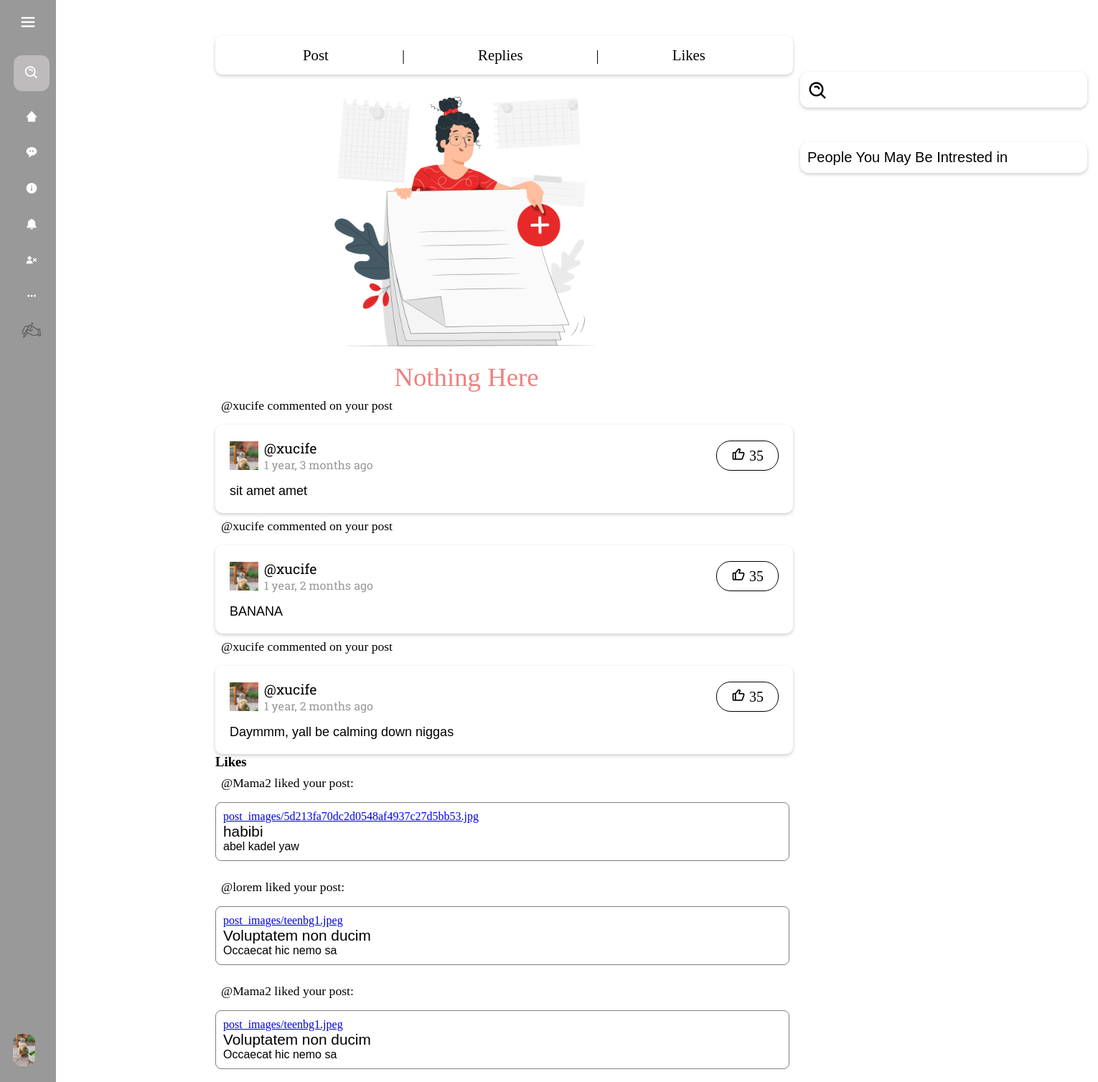
/notification/ (signed in), run on an earlier commit of the app's database.
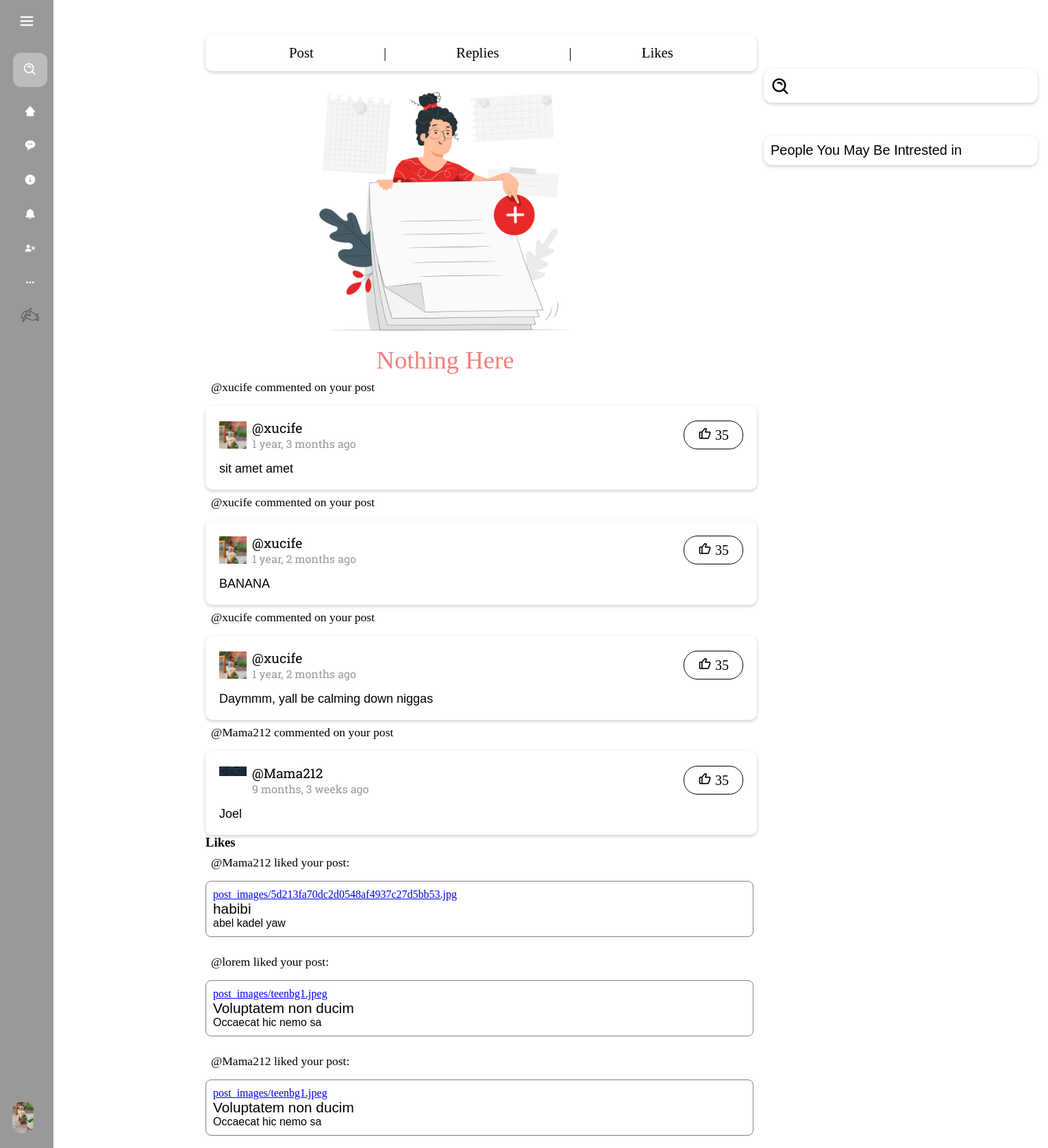
And on a later commit of the database.
### blog/models.py (models this page shows, shortened)
class Profile(models.Model):
    user = models.OneToOneField(User, on_delete=models.CASCADE)
    bio = models.TextField(null=True, blank=True)
    dob = models.DateField(null=True, blank=True)
    profile_img =  models.ImageField( upload_to='profile_images', default='default.jpg')
    location = models.CharField(null=True, blank=True, max_length=100)
    website = models.CharField(null=True, blank=True,max_length=100)
    about = models.TextField(null=True, blank=True)
    followers = models.ManyToManyField('self', symmetrical=False, related_name='following')
    userfol = models.ManyToManyField('self', symmetrical=False, related_name='userfollowing')
    def __str__(self):
        return self.user.username

class Message(models.Model):
    muser = models.ForeignKey(Profile, on_delete= models.SET_NULL, null= True)
    mpost = models.ForeignKey(Post, on_delete= models.SET_NULL, null= True)
    message_body = models.TextField()
    created = models.DateTimeField(default = datetime.now)

class Like(models.Model):
    user = models.ForeignKey(Profile, on_delete=models.CASCADE)
    post = models.ForeignKey(Post, on_delete=models.CASCADE)
    created = models.DateTimeField(auto_now_add=True)

class Post(models.Model):
    id = models.UUIDField(primary_key = True, default = uuid.uuid4)
    user = models.ForeignKey(Profile, on_delete= models.SET_NULL, null= True)
    image = models.ImageField(upload_to='post_images', default=None, null=True, blank=True)
    topic = models.CharField(max_length=100, null = True, blank=True)
    caption = models.TextField()
    category = models.ManyToManyField(category, related_name='cats', blank=True)
    created = models.DateTimeField(default = datetime.now)

### blog/views.py (the view)
# urls.py: path('notification/', views.notification, name='notification'),
def notification(request):
    d_user = User.objects.get(username=request.user)
    c_user_profile = Profile.objects.get(user=d_user)
    followers_profiles = c_user_profile.userfol.all()
    posts_by_following = Post.objects.filter(user__in=followers_profiles)
    posts = c_user_profile.post_set.all()
    posts_by_user = c_user_profile.post_set.all()
    all_comments = []
    all_likes = []
    for post in posts_by_user:
        comments = Message.objects.filter(mpost=post)
        likes = Like.objects.filter(post=post)
        all_likes.extend(likes)
        all_comments.extend(comments)
    context = {
        'c_user_profile':c_user_profile,
        'post':posts_by_following,
        'post_messages':all_comments,
        'post_likes':all_likes,
    }
    return render(request, 'notifications.html', context)

### templates/notifications.html (shortened to what this page needs)
{% extends "base.html" %} {% load static %}  {% block content %}
<div
  style="
    display: flex;
    align-items: center;
    justify-content: space-evenly;
    font-size: 1.3rem;
    margin-top: 50px;
    box-shadow: 0 2px 5px 0 rgba(0, 0, 0, 0.2);
    padding: 15px 20px;
    border-radius: 10px;
  "
>
  <p class="alink tablinks" onclick="openTab(event, 'posts')">Post</p>
  <span>|</span>
  <p class="alink tablinks" onclick="openTab(event, 'replies')">Replies</p>
  <span>|</span>
  <p class="alink tablinks" onclick="openTab(event, 'likes')">Likes</p>
</div>
<div id="posts" class="tabcontent">
  {% if post %}
  <div class="categories"> {% include 'post_listing.html' %} </div>
  {% else %}
  <div
  style="
    width: 700px;
    display: flex;
    align-items: center;
    flex-direction: column;
  "
>
  <img
    style="width: 400px"
    src="{% static 'img/nothing.png' %}"
    alt="nrf"
  />
  <p style="font-size: 2.3rem; font-family: cursive; color: lightcoral">
    Nothing Here
  </p>
</div>
  {% endif %}
</div>
<div id="replies" class="tabcontent">
  {% if post_messages %}
  {% for m in post_messages %}
  <p class="owner">@{{m.muser}} commented on your post</p>
  <div
    class="comment"
    style="
      display: flex;
      flex-direction: column;
      gap: 1rem;
      box-shadow: 0 2px 5px 0 rgba(0, 0, 0, 0.2);
      border-radius: 10px;
      padding: 20px;
    "
  >
    <div
      class="header"
      style="display: flex; align-items: center; justify-content: space-between"
    >
      <a
        style="
          display: flex;
          align-items: center;
          gap: 0.5rem;
          text-decoration: none;
          color: black;
        "
        href="/profile/{{message.muser}}"
      >
        <div style="width: 40px; height: 40px; overflow: hidden">
          <img style="width: 100%" src="{{m.muser.profile_img.url}}" alt="" />
        </div>
        <div>
          <p style="font-size: 1.2rem; font-family: rs">@{{m.muser}}</p>
          <p style="font-family: rs; font-size: 1rem; color: #999">
            {{m.created | timesince }} ago
          </p>
        </div>
      </a>
      <div style="padding: 8px 20px; border: 1px solid; border-radius: 20px">
        <a style="text-decoration: none; color: black; font-size: 20px" href=""
          ><i class="bx bx-like"></i> 35</a
        >
      </div>
    </div>
    <div style="font-size: 18px; font-family: sans-serif">{{m.message_body}}</div>
  </div>
  {% endfor %}
  {% endif %}
</div>
<div id="likes" class="tabcontent">
  <h3>Likes</h3>
  <div class="div3">
    {% if post_likes %}
    {% for liked_post in post_likes %}
    <p class="owner">@{{ liked_post.user }} liked your post:</p>
    <div style="font-family: sans-serif; border: 1px solid gray; border-radius: 8px; padding: 10px; width: 800px;">
      <a href="/post_details/{{ liked_post.post.id }}" style="font-family: cursive;">{{ liked_post.post.image }}</a>
        <p style="font-size: 1.3rem;">{{ liked_post.post.topic }}</p>
        <p>{{ liked_post.post.caption }}</p>
    </div>
    <br>
{% endfor %}
    {% endif %}
  </div>
</div>
{% endblock %}

### templates/base.html (shortened to what this page needs)
<!DOCTYPE html>
<html lang="en">
<head>
</head>
<body>
    <div class="container">
        <div class="item">{% include 'navbar.html' %}</div>
        <div class="item">        {% block content %}
            {% endblock %}</div>
        <div class="item">{% include 'sidebar.html' %}</div>
      </div>
</body>
</html>

### templates/navbar.html (shortened to what this page needs)
{% load static %}
<!DOCTYPE html>
<html lang="en">
  <head>
    <link
      href="https://unpkg.com/boxicons@2.1.4/css/boxicons.min.css"
      rel="stylesheet"
    />
    <link rel="stylesheet" href="{% static 'css/navbar.css' %}" />
  </head>
  <body>
    <nav class="sidebar">
      <div class="logo_content">
        <i class="bx bx-menu" id="btn"></i>
      </div>
      <ul class="nav_list">
        <li>
          <form action="">
            <i class="bx bx-search-alt sbfh"></i>
            <input type="search" placeholder="search..." name="" id="" />
          </form>
        </li>
        <li>
          <a href="/">
            <i class="bx bxs-home-alt-2"></i>
          </a>
        </li>
        <li>
          <a href="">
            <i class="bx bxs-message-rounded-dots"></i>
          </a>
        </li>
        <li>
          <a href="">
            <i class='bx bxs-info-circle' ></i>            <span class="links_name">About us</span>
          </a>
        </li>
        <li>
          <a href="/notification">
            <i class="bx bxs-bell"></i>
          </a>
        </li>
        {% if request.user.is_authenticated %}
        <li>
          <a href="/logout">
            <i class="bx bxs-user-x"></i>
          </a>
        </li>
        {% endif %}
        <li>
          <a href="">
            <i class="bx bx-dots-horizontal-rounded"></i>
          </a>
        </li>
        <li>
          <a href="/post">
            <i
              style="
                display: flex;
                align-items: center;
                justify-content: center;
              "
              ><img
                style="width: 30px"
                src="../static/img/hand_with_pen_50px.png"
                alt=""
            /></i>
          </a>
        </li>
        <div class="profile_content">
          <div class="profile">
            <a
              href="/profile/{{request.user.username}}"
              class="profile_details"
            >
              {% if request.user.is_authenticated %}
              <img src="{{ c_user_profile.profile_img.url }}" alt="" />
              {% endif %}
            </a>
          </div>
        </div>
      </ul>
    </nav>
  </body>
</html>

### templates/sidebar.html (shortened to what this page needs)
{% load static %}
<head>
  <link rel="stylesheet" href="{% static 'css/sidebar.css' %}" />
</head>
<body>
  <aside class="my_sidebar">
    <form class="search_div" action="{% url 'search-page'  %}" method="GET">
      <div>
        <i class="bx bx-search-alt"></i>
        <input name="q" type="text" value="{{searchterm}}" />
      </div>
    </form>
    <div class="other_people">
      <p>People You May Be Intrested in</p>
    </div>
  </aside>
</body>

### static/css/navbar.css (style rules this page uses)
* { margin: 0; padding: 0; box-sizing: border-box; }
body { position: relative; min-height: 100vh; width: 100%; }
.sidebar { font-family: Ubuntu ; position: fixed; top: 0; left: 0; height: 100%; width: 78px; background: #999; padding: 6px 14px; transition: .3s ease-in; }
.sidebar #btn { color: white; position: absolute; left: 50%; top: 6px; font-size: 28px; height: 50px; width: 50px; text-align: center; line-height: 50px; transform: translateX(-50%); }
.sidebar ul { margin-top: 20px; }
.sidebar ul li { list-style: none; position: relative; height: 50%; width: 100%; margin: 0 5px; line-height: 50px ; white-space:nowrap; }
.sidebar ul li:nth-child(1) { margin-bottom: 10px; }
.sbfh { position: absolute; z-index: 9991; top: 50%; left: 0; transform: translateY(-50%); font-size: 22px; color: #FFF; }
.sidebar ul li input { height: 50px; width: 100%; left: 0; top: 0; border-radius: 12px; outline: none; border: none; background: #bdbbbb; color: white; padding-left: 50px; font-size: 18px; }
.sidebar ul li a { color: white; display: flex; font-size: 1.1rem; align-items: center; text-decoration: none; transition: all .4s ease; border-radius: 12px; }
.sidebar ul li i { height: 50px; min-width: 50px; border-radius: 12px; line-height: 50px; text-align: center; }
.sidebar .profile_content { position: absolute; color: #FFF; padding: 10px; padding-bottom: 20px; bottom: 0; left: 0; margin-left: 8px; }
.profile .profile_details { text-decoration: none; color: #FFF; display: flex; align-items: center; }
.profile .profile_details img { height: 45px; width: 45px; object-fit: cover; border-radius: 12px; }

### static/css/sidebar.css (style rules this page uses)
* { padding: 0; margin: 0; }
.my_sidebar { margin-top: 90px; box-sizing: unset; width: 400px; border-radius: 10px; padding: 10px; display: flex; gap: 3rem; flex-direction: column; align-items: center; }
.search_div { width: 100%; display: flex; align-items: center; justify-content: center; font-size: 1.2rem; }
.search_div input { height: 50px; width: 400px; border-radius: 12px; outline: none; border: none; box-shadow: 0 2px 5px 0 rgba(0, 0, 0, 0.2); font-family: sans-serif; padding-left: 50px; font-size: 20px; }
.search_div i { position: absolute; margin-top: 12px; margin-left: 10px; z-index: 999; font-size: 30px; }
.other_people { box-sizing: unset; box-shadow: 0 2px 5px 0 rgba(0, 0, 0, 0.2); border-radius: 12px; width: 100%; }
.other_people p { padding: 10px; font-family: sans-serif; font-size: 20px; }

### templates/notifications.html (style rules this page uses)
.owner { display: block !important; }
.owner { font-size: 1.1rem; padding-bottom: 1rem; margin-bottom: 1rem; padding: 0.5rem; padding-bottom: 0; font-family: barlow; }
.alink { font-family: barlow; text-decoration: none; color: black; }

### templates/base.html (style rules this page uses)
.container { display: grid; grid-template-columns: 300px auto auto; margin: 0 auto; }

What changed in the data, as far as the page shows it:
added Message: muser "Mama212", muser.profile_img (picture), created "9 months, 3 weeks", message_body "Joel"
changed through a linked row, Like "habibi": user "Mama2" → "Mama212"
changed through a linked row, Like (number 3 of 3 on the later page): user "Mama2" → "Mama212"
